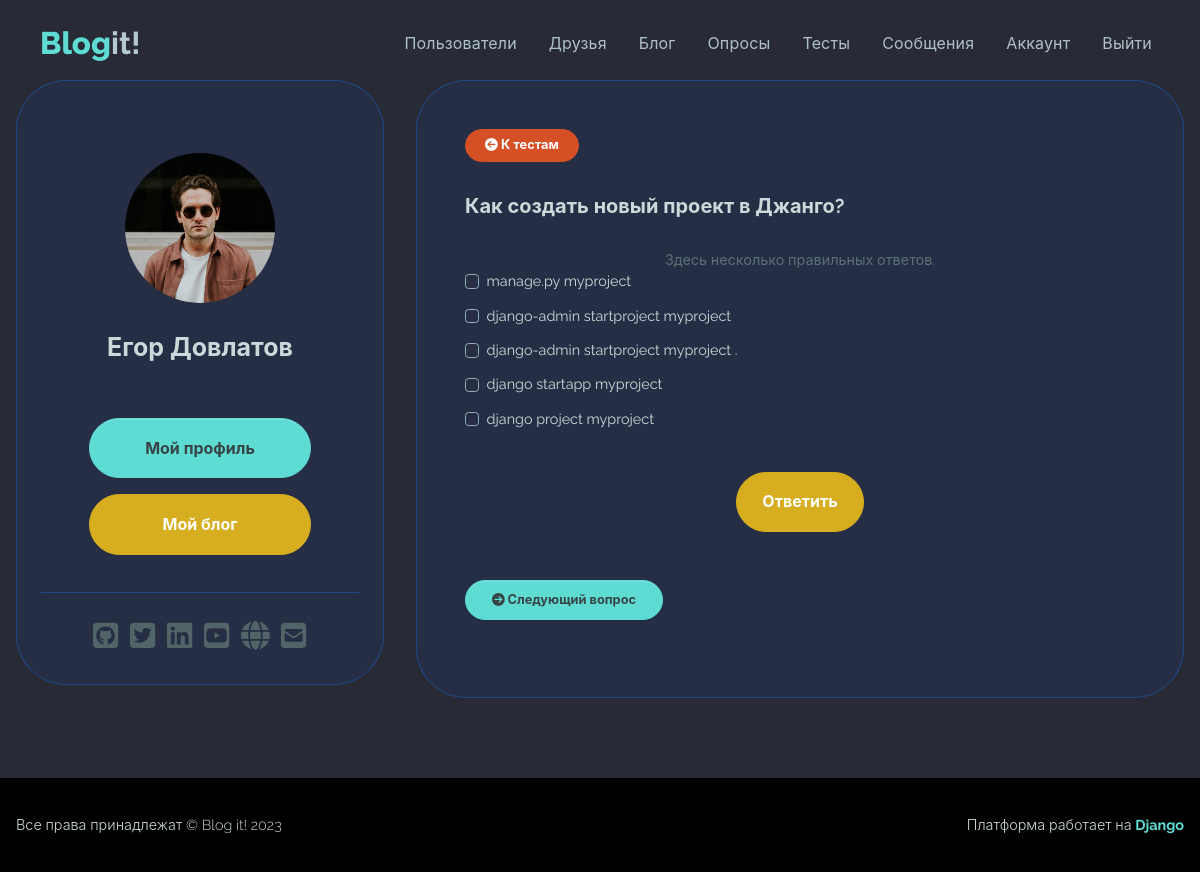
The app's page /1/questions/1 (signed in) with its own data.
### users/models.py (models this page shows, shortened)
class Profile(models.Model):
    user = models.OneToOneField(User,
        on_delete=models.CASCADE)
    name = models.CharField(max_length=50,
        blank=True, null=True)
    email = models.EmailField(max_length=50,
        blank=True, null=True)
    username = models.CharField(max_length=50,
        blank=True, null=True)
    summary = models.CharField(max_length=100,
        blank=True, null=True)
    city = models.CharField(max_length=20,
        blank=True, null=True)
    profession = models.CharField(max_length=50,
        blank=True, null=True)
    about = models.TextField(blank=True, null=True)
    image = models.ImageField(
        null=True, blank=True, upload_to='profile_images',
        default='profile_images/default.jpg')
    github = models.CharField(max_length=100,
        default='https://github.com')
    twitter = models.CharField(max_length=100,
        default='https://twitter.com')
    linkedin = models.CharField(max_length=100,
        default='https://linkedin.com')
    youtube = models.CharField(max_length=100,
        default='https://youtube.com')
    website = models.CharField(max_length=100,
        default='https://mysite.com')
    created = models.DateTimeField(auto_now_add=True)
    follows = models.ManyToManyField(
        'self', related_name='followed_by',
        symmetrical=False, blank=True
    )
    class Meta:
        ordering = ['created']
        verbose_name = 'Профиль'
        verbose_name_plural = 'Профили'

### quizzes/models.py (models this page shows, shortened)
class Question(models.Model):
    class qtype(models.TextChoices):
        single = 'single'
        multiple = 'multiple'
    name = models.CharField(max_length=350)
    qtype = models.CharField(max_length=8, choices=qtype.choices, default=qtype.single)
    quiz = models.ForeignKey(Quiz, on_delete=models.CASCADE)
    explanation = models.CharField(max_length=550)
    class Meta:
        ordering = ['id']
        verbose_name = 'Вопрос'
        verbose_name_plural = 'Вопросы'

class Answer(models.Model):
    question = models.ForeignKey(Question, on_delete=models.CASCADE)
    name = models.CharField(max_length=200)
    is_correct = models.BooleanField(default=False)
    class Meta:
        verbose_name = 'Ответ'
        verbose_name_plural = 'Ответы'

### quizzes/views.py (the view)
@login_required
def display_question(request, quiz_id, question_id):
    profile = request.user.profile
    quiz = get_object_or_404(Quiz, pk=quiz_id)
    questions = quiz.question_set.all()
    current_question, next_question = None, None
    for ind, question in enumerate(questions):
        if question.pk == question_id:
            current_question = question
            if ind != len(questions) - 1:
                next_question = questions[ind + 1]
    context = {'quiz': quiz,
    'question': current_question,
    'next_question': next_question,
    'profile': profile}
    return render(request,
        'quizzes/display.html',context)

### quizzes/templates/quizzes/display.html (shortened to what this page needs)
{% extends 'base.html' %}
{% block content %}
    <section>
        <main class="mt-5 mb-5">
            <div class="container">
                <div class="main-body">
                    <div class="row">
                        <div class="col-lg-4">
                            <div class="card p-3 card-soft-primary">
                                <div class="card-body">
                                    <div class="d-flex flex-column align-items-center text-center">
                                        <div class="profile-image-wrapper mt-5">
                                            <div class="profile-image">
                                                <img src="{{ profile.image.url }}" alt="profile" />
                                            </div>
                                        </div>
                                        <div class="mt-1">
                                            <h5 class="fw-bold fs-2 text-200 mb-5 text-center">{{ profile.name }}</h5>
                                            <div class="text-center">
                                                <div class="col-12 d-grid">
                                                    <div class="text-center">
                                                        <a class="btn btn-primary rounded-pill my-2 col-9"
                                                           href="{% url 'account' %}">Мой профиль</a>
                                                        <a class="btn btn-warning rounded-pill my-2 col-9"
                                                           href="{% url 'blog:my-blog' %}">Мой блог</a>
                                                    </div>
                                                </div>
                                            </div>
                                        </div>
                                    </div>
                                    <hr class="my-4">
                                    <div class="text-center">{% include 'socials.html' %}</div>
                                </div>
                            </div>
                        </div>
                        <div class="col-lg-8">
                            <div class="card p-3 h-100 card-soft-primary">
                                <div class="profile-card-body">
                                    <div class="row mb-3">
                                        <div class="col-12">
                                            <a class="btn btn-danger rounded-pill btn-sm mb-3"
                                               href="{% url 'quizzes:quizzes' %}"><i class="fa fa-arrow-circle-left"></i> К тестам</a>
                                            <h6 class="fw-bold fs-1 text-200 my-3">{{ question.name }}</h6>
                                        </div>
                                    </div>
                                    <div>
                                        <form id="question-form"
                                              action="{% url 'quizzes:grade_question' quiz.id question.id %}"
                                              method="post">
                                            {% if question.qtype == 'single' %}
                                                <div class="text-center">Только один ответ здесь - правильный.</div>
                                                {% for answer in question.answer_set.all %}
                                                    <div class="form-check">
                                                        <input type="radio"
                                                               name="answer"
                                                               class="form-check-input"
                                                               id="answer{{ forloop.counter }}"
                                                               value="{{ answer.id }}"/>
                                                        <label for="answer{{ forloop.counter }}" class="text-200">{{ answer.name }}</label>
                                                    </div>
                                                {% endfor %}
                                            {% else %}
                                                <div class="text-center">Здесь несколько правильных ответов.</div>
                                                {% for answer in question.answer_set.all %}
                                                    <div class="form-check">
                                                        <input type="checkbox"
                                                               name="answer"
                                                               class="form-check-input"
                                                               id="answer{{ forloop.counter }}"
                                                               value="{{ answer.id }}"/>
                                                        <label for="answer{{ forloop.counter }}" class="text-200">{{ answer.name }}</label>
                                                    </div>
                                                {% endfor %}
                                            {% endif %}
                                            <div class="text-center">
                                                <input type="submit"
                                                       value="Ответить"
                                                       class="btn btn-warning rounded-pill mt-4"/>
                                            </div>
                                        </form>
                                    </div>
                                    <div class="my-4">
                                        {% if next_question %}
                                            <div class="mt-5">
                                                <a href="{% url 'quizzes:display_question' quiz.id next_question.id %}"
                                                   class="btn btn-primary btn-md rounded-pill"><i class="fa fa-arrow-circle-right"></i> Следующий вопрос</a>
                                            </div>
                                        {% else %}
                                            <div class="text-200">
                                                Это последний вопрос теста. После ответа нажмите кнопку
                                                <a href="{% url 'quizzes:quiz_results' quiz.id %}"
                                                   class="btn btn-primary rounded-pill btn-md">Посмотреть результаты</a>
                                            </div>
                                        {% endif %}
                                    </div>
                                </div>
                            </div>
                        </div>
                    </div>
                </div>
            </div>
        </main>
    </section>
{% endblock %}

### records on screen
Profile: image (picture), name "Егор Довлатов"
Question: name "Как создать новый проект в Джанго?"
Answer: name "manage.py myproject"
Answer: name "django-admin startproject myproject"
Answer: name "django-admin startproject myproject ."
Answer: name "django startapp myproject"
Answer: name "django project myproject"
